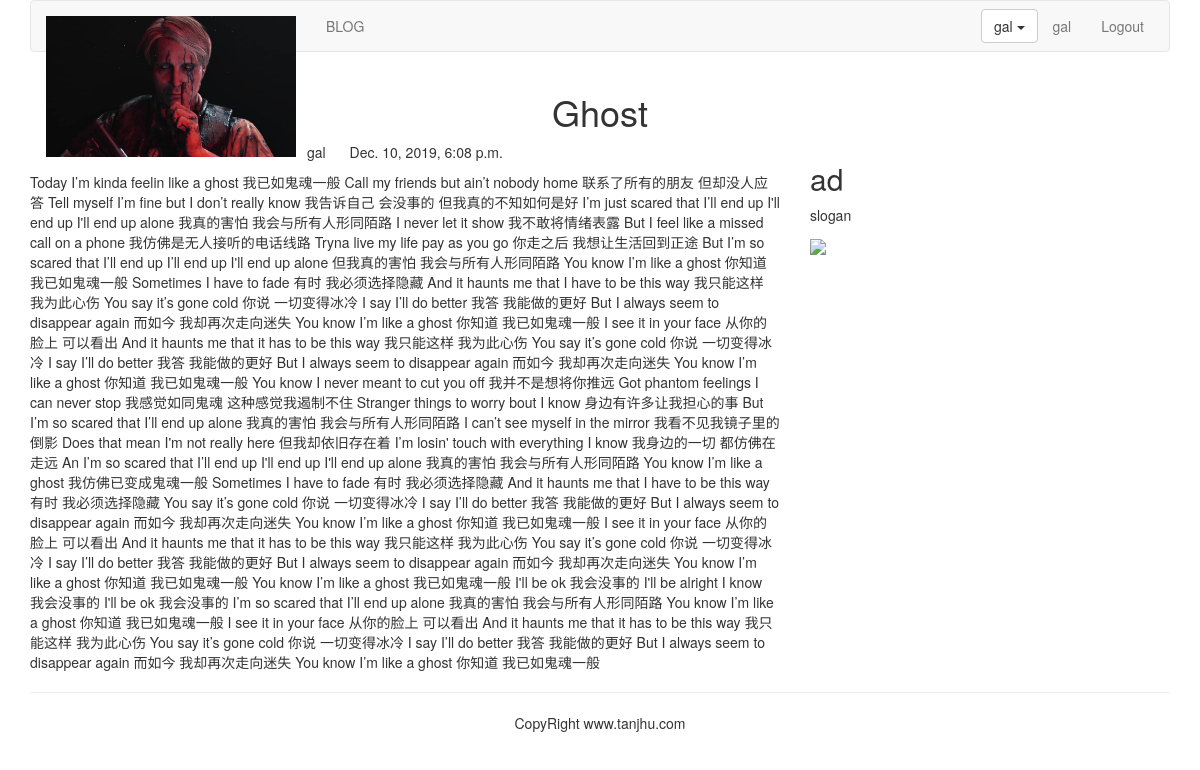
Page /blog/1/ (signed in) on the committed database.
### blog/models.py (models this page shows, shortened)
class BlogArticles(models.Model):
    title = models.CharField(max_length=300)
    author = models.ForeignKey(User,on_delete=models.CASCADE,related_name='blog_posts')
    body = models.TextField()
    publish = models.DateTimeField(default=timezone.now)
    class Meta:
        ordering = ('-publish',)

### blog/views.py (the view)
# urls.py: path('<int:article_id>/',views.blog_article,name='blog_article'),
def blog_article(request,article_id):
    article = get_object_or_404(BlogArticles,id=article_id)
    pub = article.publish
    return render(request,'blog/content.html',{'article':article,'publish':pub })

### templates/blog/content.html (shortened to what this page needs)
{% extends 'base.html' %}
{% block content %}
<div class='row text-center vertical-middle-sm'>
    <h1>{{ article.title }}</h1>
</div>
<div class='row'>
    <div class='col-xs-12 col-md-8'>
        <p class='text-center'><span>{{ article.author.username }}
            </span><span style='margin-left:20px'>{{ publish }}</span>
        </p>
<div>{{ article.body }}</div>
</div>
    <div class='col-xs-6 col-md-4'>
        <h2> ad </h2>
        <p> slogan </p>
        <img width='918px' src='https://www.3dmgame.com/uploads/allimg/160616/317-160616143428.jpg'>
        </div>
    </div>
    {% endblock %}

### templates/header.html (shortened to what this page needs)
{% load static %}
<div class = 'container'>
    <nav class = 'navbar navbar-default' role='navigation'>
        <div class = 'navbar-header'>
            <a class='navbar-brand' href = 'http:/www.itdiffer.com'>
                <img src="{% static '/images/logo.png' %}" width='250px'>
            </a>
        </div>
        <div>
            <ul class='nav navbar-nav' role='navigation'>
                <li><a href="{% url 'blog:blog_title' %}">BLOG</a></li>
            </ul>
            <ul class='nav navbar-nav navbar-right' style='margin-right:10px'>
            {% if user.is_authenticated %}
                <li><!-修改开始-->
                <div class="dropdown" style="margin-top:8px">
                    <buttom class='btn btn-default dropdown-toggle'type='button' id='dropdownMenu' data-toggle='drodown'>{{ user.username }}
                    <span class='caret'></span>
            </div><!-修改结束-->
                <li><a href="#">{{ user.username }}</a></li>
                <li><a href="{% url 'account:user_logout' %}">Logout</a></li>
            {% else %}
                <li><a href="{% url 'account:user_login' %}">LOGIN</a></li>
            {% endif %}
            </ul>
          </div>
     </nav>
</div>

### rows in the picture
BlogArticles: title "Ghost", author.username "gal", publish "Dec. 10, 2019, 6:08 p.m.", body "Today I’m kinda feelin like a ghost 我已如鬼魂一般 Call my friends but ain’t nobody home 联系了所有的朋友 但却没人应答 Tell myself I’m fine but I don’t really know 我告诉自己 会没事的 但我真的不知如何是好 I’m just scared that I’ll end up I'll end up I'll end up alone 我真的害怕 我会与所有人形同陌路 I never let it show 我不敢将情绪表露 But I feel like a missed call on a phone 我仿佛是无人接听的电话线路 Tryna live my life pay as you go 你走之后 我想让生活回到正途 But I’m so scared that I’ll end up I’ll end up I'll end up alone 但我真的害怕 我会与所有人形同陌路 You know I’m like a ghost 你知道 我已如鬼魂一般 Sometimes I have to fade 有时 我必须选择隐藏 And it haunts me that I have to be this way 我只能这样 我为此心伤 You say it’s gone cold 你说 一切变得冰冷 I say I’ll do better 我答 我能做的更好 But I always seem to disappear again 而如今…"

### other values in the picture
{{ user.username }} "gal"
